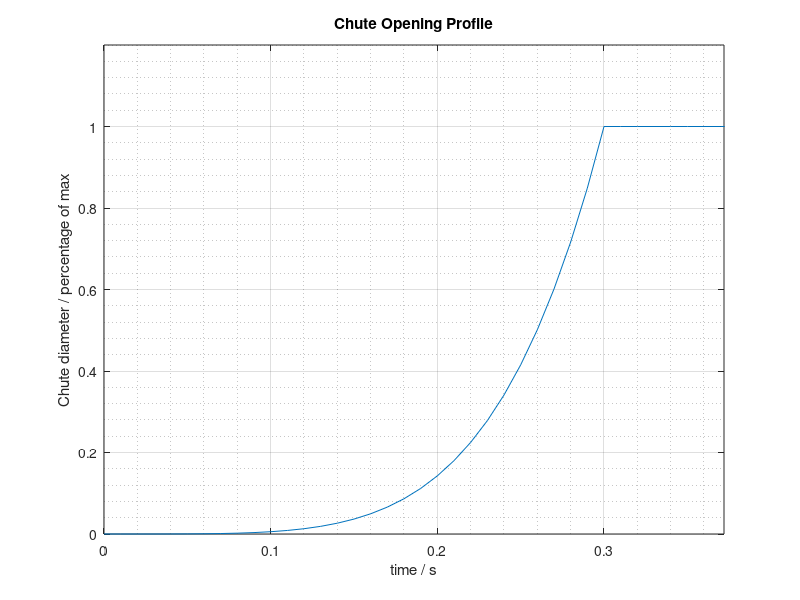
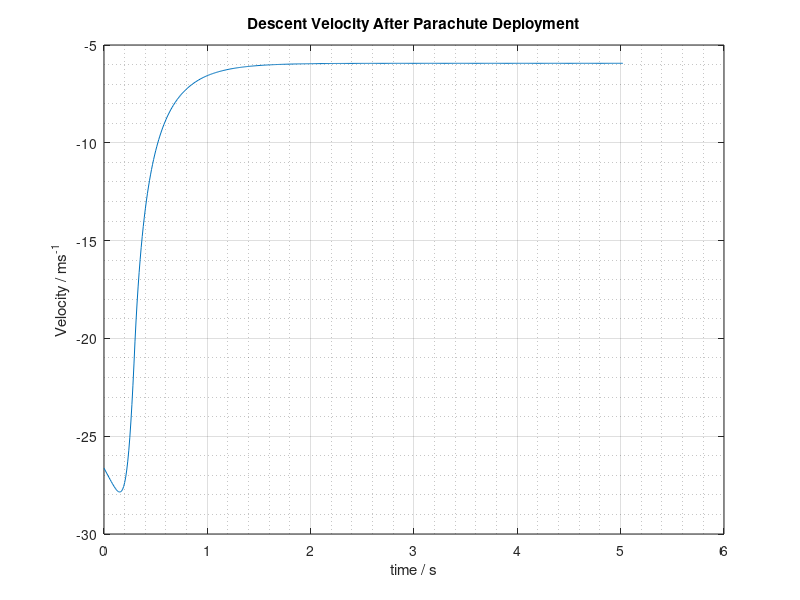
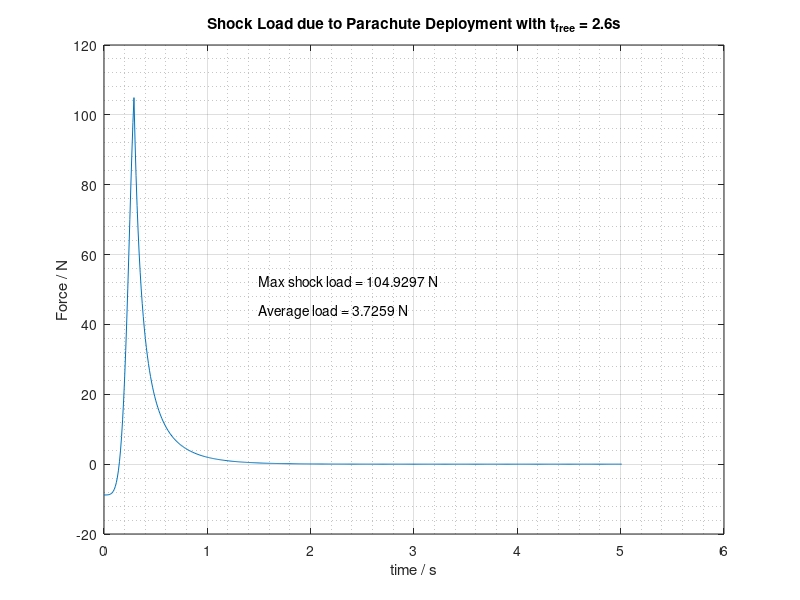

Write the MATLAB code that produced these figures, in order.
%%%%%%%%%%%%%%%%%%%%%%%%%%%%%%%%%%%%%%%%%%%%%%%%%%%%%%%%%%%%%%%%%%%%%%%%%%%
%   MATLAB script that calculates the time-varying load in the shock 
%   chord using Newton's second law. The rocket is modelled as a point mass and
%   the shock cord is inextensible. The variation of the parachute force as it 
%   opens is modelled by a polynomial initial period followed by a constant 
%   force, with the parachute opening time as a input.
%%%%%%%%%%%%%%%%%%%%%%%%%%%%%%%%%%%%%%%%%%%%%%%%%%%%%%%%%%%%%%%%%%%%%%%%%%%

clear
clc
close all

file_name = 'nose_click_test1';        

    %   inputs
Cd = 1.4;           %   parachute drag coefficient
L = 3;              %   shock cord length                               [m]
S = pi*0.305^2;     %   parachute area                                  [m2]
m = 0.9;            %   rocket mass                                     [kg]
t_delay = 2.6;      %   parachute delployment delay (after apogee)      [s]

    %   simulation time parameters
dt = 0.01;
total_time = 5;
sim_time = 0;

V0 = sqrt(2*9.81*L+t_delay^2*9.81^2);   
v = [];
v(1) = -V0;
v(2) = V0+9.81*dt;
k = 0.5*1.225*Cd*S/m;
grad = [];
grad(1:2) = 0;

error = 10;

    %   parachute force scale factor
F = ones(1,total_time/dt+3);
F_open = 0.3+dt;                  %   time taken to open parachute fully [s]

F_ticks = F_open/dt;

disp('Assume parachute opening can be modelled by an nth order polynomial')
n = input('n = ');

if n ~= 0
    
    for i = 1:F_ticks
   
        F(i) = (i*dt)^n/(F_open)^n;
    
    end
end

i = 2;

    %   solver loop
while sim_time<total_time+dt
    v(i) = (k*v(i-1)^2*F(i)-9.81)*dt+v(i-1);
    %error = (v(i)-v(i-1))^2;
    sim_time = sim_time+dt;
    i = i+1;
    
end

time = 0:dt:(length(v)-1)*dt;

    %   plot to show parachute force scaling
figure
hold on
title('Chute Opening Profile')
plot(time,F)
xlabel('time / s')
ylabel('Chute diameter / percentage of max')
ylim([0 1.2])
xlim([0 F_open*1.2])
grid on
grid minor
box on
hold off
exportgraphics(gcf, sprintf('%s_chute_opening.png',  file_name), 'Resolution', 600);

for i = 1:length(v)-1
    grad(i) = (v(i+1)-v(i))/dt;
    
end

figure
plot(time,v)
title('Descent Velocity After Parachute Deployment')
xlabel('time / s')
ylabel('Velocity / ms^{-1}')
grid minor
grid on
exportgraphics(gcf, sprintf('%s_velocity.png', file_name), 'Resolution', 600);

figure
plot(time(1:length(time)-1),m*grad)
title(['Shock Load due to Parachute Deployment with t_{free} = ', num2str(t_delay), 's'])
grid minor
grid on
text(total_time*0.3,max(m*grad)/2,['Max shock load = ', num2str(double(max(m*grad))), ' N'])
text(total_time*0.3,max(m*grad)/2.4,['Average load = ', num2str(sum(m*grad)*dt/total_time), ' N'])
xlabel('time / s')
ylabel('Force / N')
exportgraphics(gcf, sprintf('%s_shock_loads.png',  file_name), 'Resolution', 600);

disp(['Total impulse delivered = ', num2str(sum(grad)*dt*m), ' Ns'])
disp(['Max shock load = ', num2str(max(m*grad)), ' N'])
disp(['Max acceleration = ', num2str(max(grad)), ' m/s2'])
disp(['Average load = ', num2str(sum(m*grad)*dt/total_time), ' N'])
